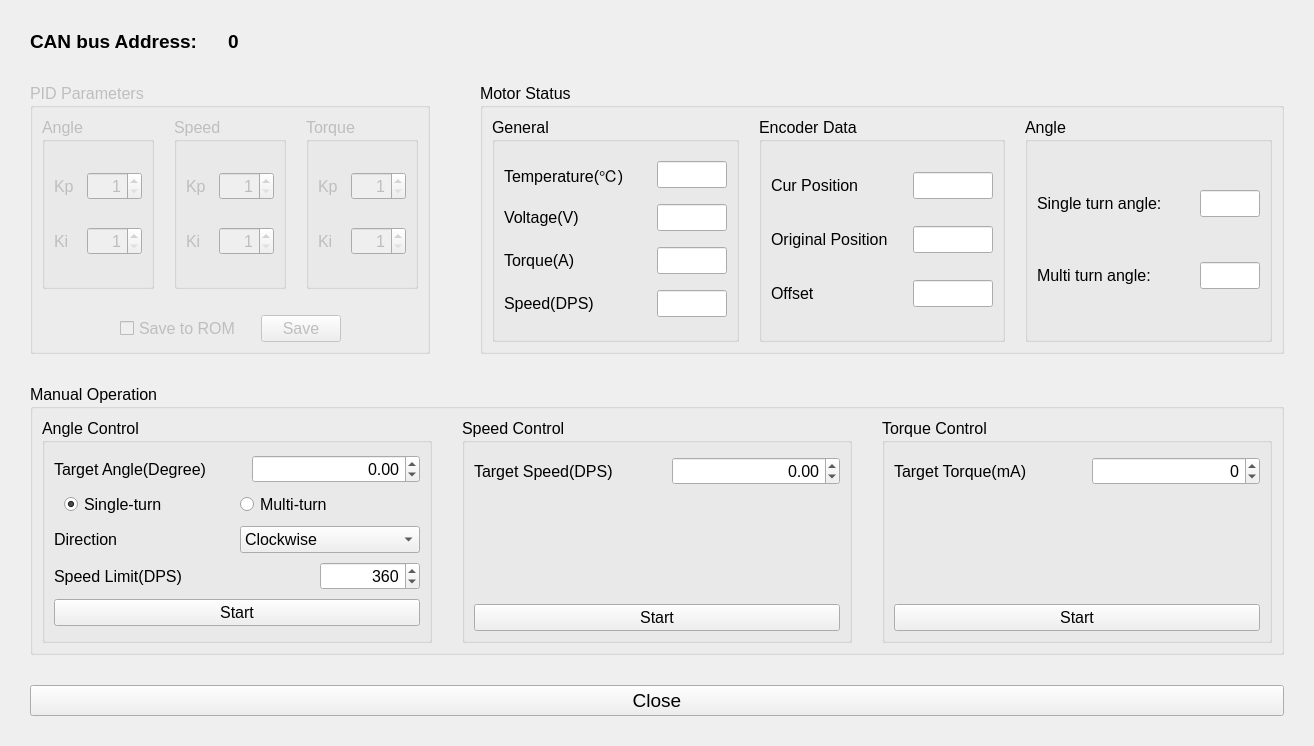
<?xml version="1.0" encoding="UTF-8"?>
<ui version="4.0">
 <class>MotorTestDialog</class>
 <widget class="QDialog" name="MotorTestDialog">
  <property name="geometry">
   <rect>
    <x>0</x>
    <y>0</y>
    <width>1314</width>
    <height>746</height>
   </rect>
  </property>
  <property name="font">
   <font>
    <pointsize>10</pointsize>
   </font>
  </property>
  <property name="windowTitle">
   <string>Motor Test</string>
  </property>
  <layout class="QVBoxLayout" name="verticalLayout_2">
   <property name="spacing">
    <number>30</number>
   </property>
   <property name="leftMargin">
    <number>30</number>
   </property>
   <property name="topMargin">
    <number>30</number>
   </property>
   <property name="rightMargin">
    <number>30</number>
   </property>
   <property name="bottomMargin">
    <number>30</number>
   </property>
   <item>
    <layout class="QHBoxLayout" name="horizontalLayout">
     <property name="spacing">
      <number>30</number>
     </property>
     <item>
      <widget class="QLabel" name="lb_canbus_address">
       <property name="font">
        <font>
         <pointsize>14</pointsize>
         <weight>75</weight>
         <bold>true</bold>
        </font>
       </property>
       <property name="text">
        <string>CAN bus Address:</string>
       </property>
      </widget>
     </item>
     <item>
      <widget class="QLabel" name="address">
       <property name="font">
        <font>
         <pointsize>14</pointsize>
         <weight>75</weight>
         <bold>true</bold>
        </font>
       </property>
       <property name="text">
        <string>0</string>
       </property>
      </widget>
     </item>
     <item>
      <spacer name="horizontalSpacer">
       <property name="orientation">
        <enum>Qt::Horizontal</enum>
       </property>
       <property name="sizeHint" stdset="0">
        <size>
         <width>40</width>
         <height>20</height>
        </size>
       </property>
      </spacer>
     </item>
    </layout>
   </item>
   <item>
    <layout class="QHBoxLayout" name="horizontalLayout_4">
     <property name="spacing">
      <number>50</number>
     </property>
     <item>
      <widget class="QGroupBox" name="PIDBox">
       <property name="enabled">
        <bool>false</bool>
       </property>
       <property name="maximumSize">
        <size>
         <width>400</width>
         <height>16777215</height>
        </size>
       </property>
       <property name="font">
        <font>
         <pointsize>12</pointsize>
        </font>
       </property>
       <property name="title">
        <string>PID Parameters</string>
       </property>
       <layout class="QVBoxLayout" name="verticalLayout">
        <item>
         <layout class="QHBoxLayout" name="horizontalLayout_22">
          <property name="spacing">
           <number>20</number>
          </property>
          <item>
           <widget class="QGroupBox" name="groupBox_2">
            <property name="title">
             <string>Angle</string>
            </property>
            <layout class="QVBoxLayout" name="verticalLayout_4">
             <item>
              <layout class="QHBoxLayout" name="horizontalLayout_5">
               <item>
                <widget class="QLabel" name="label_4">
                 <property name="text">
                  <string>Kp</string>
                 </property>
                </widget>
               </item>
               <item>
                <widget class="QSpinBox" name="angle_kp">
                 <property name="alignment">
                  <set>Qt::AlignRight|Qt::AlignTrailing|Qt::AlignVCenter</set>
                 </property>
                 <property name="minimum">
                  <number>1</number>
                 </property>
                 <property name="maximum">
                  <number>300</number>
                 </property>
                </widget>
               </item>
              </layout>
             </item>
             <item>
              <layout class="QHBoxLayout" name="horizontalLayout_6">
               <item>
                <widget class="QLabel" name="label_5">
                 <property name="text">
                  <string>Ki</string>
                 </property>
                </widget>
               </item>
               <item>
                <widget class="QSpinBox" name="angle_ki">
                 <property name="alignment">
                  <set>Qt::AlignRight|Qt::AlignTrailing|Qt::AlignVCenter</set>
                 </property>
                 <property name="minimum">
                  <number>1</number>
                 </property>
                 <property name="maximum">
                  <number>300</number>
                 </property>
                </widget>
               </item>
              </layout>
             </item>
            </layout>
           </widget>
          </item>
          <item>
           <widget class="QGroupBox" name="groupBox_3">
            <property name="title">
             <string>Speed</string>
            </property>
            <layout class="QVBoxLayout" name="verticalLayout_5">
             <item>
              <layout class="QHBoxLayout" name="horizontalLayout_7">
               <item>
                <widget class="QLabel" name="label_6">
                 <property name="text">
                  <string>Kp</string>
                 </property>
                </widget>
               </item>
               <item>
                <widget class="QSpinBox" name="speed_kp">
                 <property name="alignment">
                  <set>Qt::AlignRight|Qt::AlignTrailing|Qt::AlignVCenter</set>
                 </property>
                 <property name="minimum">
                  <number>1</number>
                 </property>
                 <property name="maximum">
                  <number>300</number>
                 </property>
                </widget>
               </item>
              </layout>
             </item>
             <item>
              <layout class="QHBoxLayout" name="horizontalLayout_8">
               <item>
                <widget class="QLabel" name="label_7">
                 <property name="text">
                  <string>Ki</string>
                 </property>
                </widget>
               </item>
               <item>
                <widget class="QSpinBox" name="speed_ki">
                 <property name="alignment">
                  <set>Qt::AlignRight|Qt::AlignTrailing|Qt::AlignVCenter</set>
                 </property>
                 <property name="minimum">
                  <number>1</number>
                 </property>
                 <property name="maximum">
                  <number>300</number>
                 </property>
                </widget>
               </item>
              </layout>
             </item>
            </layout>
           </widget>
          </item>
          <item>
           <widget class="QGroupBox" name="groupBox_4">
            <property name="title">
             <string>Torque</string>
            </property>
            <layout class="QVBoxLayout" name="verticalLayout_6">
             <item>
              <layout class="QHBoxLayout" name="horizontalLayout_9">
               <item>
                <widget class="QLabel" name="label_8">
                 <property name="text">
                  <string>Kp</string>
                 </property>
                </widget>
               </item>
               <item>
                <widget class="QSpinBox" name="torque_kp">
                 <property name="alignment">
                  <set>Qt::AlignRight|Qt::AlignTrailing|Qt::AlignVCenter</set>
                 </property>
                 <property name="minimum">
                  <number>1</number>
                 </property>
                 <property name="maximum">
                  <number>300</number>
                 </property>
                </widget>
               </item>
              </layout>
             </item>
             <item>
              <layout class="QHBoxLayout" name="horizontalLayout_10">
               <item>
                <widget class="QLabel" name="label_9">
                 <property name="text">
                  <string>Ki</string>
                 </property>
                </widget>
               </item>
               <item>
                <widget class="QSpinBox" name="torque_ki">
                 <property name="alignment">
                  <set>Qt::AlignRight|Qt::AlignTrailing|Qt::AlignVCenter</set>
                 </property>
                 <property name="minimum">
                  <number>1</number>
                 </property>
                 <property name="maximum">
                  <number>300</number>
                 </property>
                </widget>
               </item>
              </layout>
             </item>
            </layout>
           </widget>
          </item>
         </layout>
        </item>
        <item>
         <layout class="QHBoxLayout" name="horizontalLayout_21">
          <property name="spacing">
           <number>20</number>
          </property>
          <property name="topMargin">
           <number>20</number>
          </property>
          <item>
           <spacer name="horizontalSpacer_4">
            <property name="orientation">
             <enum>Qt::Horizontal</enum>
            </property>
            <property name="sizeHint" stdset="0">
             <size>
              <width>40</width>
              <height>20</height>
             </size>
            </property>
           </spacer>
          </item>
          <item>
           <widget class="QCheckBox" name="chkPIDROM">
            <property name="text">
             <string>Save to ROM</string>
            </property>
           </widget>
          </item>
          <item>
           <widget class="QPushButton" name="btnSetPID">
            <property name="text">
             <string>Save</string>
            </property>
           </widget>
          </item>
          <item>
           <spacer name="horizontalSpacer_5">
            <property name="orientation">
             <enum>Qt::Horizontal</enum>
            </property>
            <property name="sizeHint" stdset="0">
             <size>
              <width>40</width>
              <height>20</height>
             </size>
            </property>
           </spacer>
          </item>
         </layout>
        </item>
       </layout>
      </widget>
     </item>
     <item>
      <widget class="QGroupBox" name="motorBox">
       <property name="enabled">
        <bool>true</bool>
       </property>
       <property name="sizePolicy">
        <sizepolicy hsizetype="Preferred" vsizetype="Expanding">
         <horstretch>0</horstretch>
         <verstretch>0</verstretch>
        </sizepolicy>
       </property>
       <property name="font">
        <font>
         <pointsize>12</pointsize>
        </font>
       </property>
       <property name="title">
        <string>Motor Status</string>
       </property>
       <layout class="QHBoxLayout" name="horizontalLayout_3">
        <property name="spacing">
         <number>20</number>
        </property>
        <item>
         <widget class="QGroupBox" name="groupStatus">
          <property name="enabled">
           <bool>true</bool>
          </property>
          <property name="title">
           <string>General</string>
          </property>
          <layout class="QVBoxLayout" name="verticalLayout_10">
           <item>
            <layout class="QHBoxLayout" name="horizontalLayout_16">
             <property name="spacing">
              <number>20</number>
             </property>
             <item>
              <widget class="QLabel" name="motor_temperature">
               <property name="sizePolicy">
                <sizepolicy hsizetype="Preferred" vsizetype="Preferred">
                 <horstretch>0</horstretch>
                 <verstretch>0</verstretch>
                </sizepolicy>
               </property>
               <property name="text">
                <string>Temperature(℃)</string>
               </property>
              </widget>
             </item>
             <item>
              <widget class="QLineEdit" name="temperature">
               <property name="sizePolicy">
                <sizepolicy hsizetype="Minimum" vsizetype="Fixed">
                 <horstretch>0</horstretch>
                 <verstretch>0</verstretch>
                </sizepolicy>
               </property>
               <property name="maximumSize">
                <size>
                 <width>70</width>
                 <height>16777215</height>
                </size>
               </property>
               <property name="alignment">
                <set>Qt::AlignRight|Qt::AlignTrailing|Qt::AlignVCenter</set>
               </property>
               <property name="readOnly">
                <bool>true</bool>
               </property>
              </widget>
             </item>
            </layout>
           </item>
           <item>
            <layout class="QHBoxLayout" name="horizontalLayout_17">
             <property name="spacing">
              <number>20</number>
             </property>
             <item>
              <widget class="QLabel" name="motor_temperature_2">
               <property name="text">
                <string>Voltage(V)</string>
               </property>
              </widget>
             </item>
             <item>
              <widget class="QLineEdit" name="voltage">
               <property name="sizePolicy">
                <sizepolicy hsizetype="Minimum" vsizetype="Fixed">
                 <horstretch>0</horstretch>
                 <verstretch>0</verstretch>
                </sizepolicy>
               </property>
               <property name="maximumSize">
                <size>
                 <width>70</width>
                 <height>16777215</height>
                </size>
               </property>
               <property name="alignment">
                <set>Qt::AlignRight|Qt::AlignTrailing|Qt::AlignVCenter</set>
               </property>
               <property name="readOnly">
                <bool>true</bool>
               </property>
              </widget>
             </item>
            </layout>
           </item>
           <item>
            <layout class="QHBoxLayout" name="horizontalLayout_18">
             <item>
              <widget class="QLabel" name="motor_temperature_3">
               <property name="text">
                <string>Torque(A)</string>
               </property>
              </widget>
             </item>
             <item>
              <widget class="QLineEdit" name="torque">
               <property name="sizePolicy">
                <sizepolicy hsizetype="Minimum" vsizetype="Fixed">
                 <horstretch>0</horstretch>
                 <verstretch>0</verstretch>
                </sizepolicy>
               </property>
               <property name="maximumSize">
                <size>
                 <width>70</width>
                 <height>16777215</height>
                </size>
               </property>
               <property name="alignment">
                <set>Qt::AlignRight|Qt::AlignTrailing|Qt::AlignVCenter</set>
               </property>
               <property name="readOnly">
                <bool>true</bool>
               </property>
              </widget>
             </item>
            </layout>
           </item>
           <item>
            <layout class="QHBoxLayout" name="horizontalLayout_19">
             <item>
              <widget class="QLabel" name="motor_temperature_4">
               <property name="text">
                <string>Speed(DPS)</string>
               </property>
              </widget>
             </item>
             <item>
              <widget class="QLineEdit" name="speed">
               <property name="sizePolicy">
                <sizepolicy hsizetype="Minimum" vsizetype="Fixed">
                 <horstretch>0</horstretch>
                 <verstretch>0</verstretch>
                </sizepolicy>
               </property>
               <property name="maximumSize">
                <size>
                 <width>70</width>
                 <height>16777215</height>
                </size>
               </property>
               <property name="alignment">
                <set>Qt::AlignRight|Qt::AlignTrailing|Qt::AlignVCenter</set>
               </property>
               <property name="readOnly">
                <bool>true</bool>
               </property>
              </widget>
             </item>
            </layout>
           </item>
          </layout>
         </widget>
        </item>
        <item>
         <widget class="QGroupBox" name="groupEncoder">
          <property name="title">
           <string>Encoder Data</string>
          </property>
          <layout class="QVBoxLayout" name="verticalLayout_9">
           <item>
            <layout class="QHBoxLayout" name="horizontalLayout_13">
             <item>
              <widget class="QLabel" name="label_12">
               <property name="text">
                <string>Cur Position</string>
               </property>
              </widget>
             </item>
             <item>
              <widget class="QLineEdit" name="encoder_cur_pos">
               <property name="sizePolicy">
                <sizepolicy hsizetype="Minimum" vsizetype="Fixed">
                 <horstretch>0</horstretch>
                 <verstretch>0</verstretch>
                </sizepolicy>
               </property>
               <property name="maximumSize">
                <size>
                 <width>80</width>
                 <height>16777215</height>
                </size>
               </property>
               <property name="alignment">
                <set>Qt::AlignRight|Qt::AlignTrailing|Qt::AlignVCenter</set>
               </property>
               <property name="readOnly">
                <bool>true</bool>
               </property>
              </widget>
             </item>
            </layout>
           </item>
           <item>
            <layout class="QHBoxLayout" name="horizontalLayout_14">
             <item>
              <widget class="QLabel" name="label_13">
               <property name="text">
                <string>Original Position</string>
               </property>
              </widget>
             </item>
             <item>
              <widget class="QLineEdit" name="encoder_orig_pos">
               <property name="sizePolicy">
                <sizepolicy hsizetype="Minimum" vsizetype="Fixed">
                 <horstretch>0</horstretch>
                 <verstretch>0</verstretch>
                </sizepolicy>
               </property>
               <property name="maximumSize">
                <size>
                 <width>80</width>
                 <height>16777215</height>
                </size>
               </property>
               <property name="alignment">
                <set>Qt::AlignRight|Qt::AlignTrailing|Qt::AlignVCenter</set>
               </property>
               <property name="readOnly">
                <bool>true</bool>
               </property>
              </widget>
             </item>
            </layout>
           </item>
           <item>
            <layout class="QHBoxLayout" name="horizontalLayout_15">
             <item>
              <widget class="QLabel" name="label_14">
               <property name="text">
                <string>Offset</string>
               </property>
              </widget>
             </item>
             <item>
              <widget class="QLineEdit" name="encoder_offset">
               <property name="sizePolicy">
                <sizepolicy hsizetype="Minimum" vsizetype="Fixed">
                 <horstretch>0</horstretch>
                 <verstretch>0</verstretch>
                </sizepolicy>
               </property>
               <property name="maximumSize">
                <size>
                 <width>80</width>
                 <height>16777215</height>
                </size>
               </property>
               <property name="alignment">
                <set>Qt::AlignRight|Qt::AlignTrailing|Qt::AlignVCenter</set>
               </property>
               <property name="readOnly">
                <bool>true</bool>
               </property>
              </widget>
             </item>
            </layout>
           </item>
          </layout>
         </widget>
        </item>
        <item>
         <widget class="QGroupBox" name="groupAngle">
          <property name="title">
           <string>Angle</string>
          </property>
          <layout class="QVBoxLayout" name="verticalLayout_8">
           <item>
            <layout class="QHBoxLayout" name="horizontalLayout_11">
             <item>
              <widget class="QLabel" name="label_10">
               <property name="text">
                <string>Single turn angle:</string>
               </property>
              </widget>
             </item>
             <item>
              <widget class="QLineEdit" name="single_turn_angle">
               <property name="sizePolicy">
                <sizepolicy hsizetype="Minimum" vsizetype="Fixed">
                 <horstretch>0</horstretch>
                 <verstretch>0</verstretch>
                </sizepolicy>
               </property>
               <property name="maximumSize">
                <size>
                 <width>60</width>
                 <height>16777215</height>
                </size>
               </property>
               <property name="alignment">
                <set>Qt::AlignRight|Qt::AlignTrailing|Qt::AlignVCenter</set>
               </property>
               <property name="readOnly">
                <bool>true</bool>
               </property>
              </widget>
             </item>
            </layout>
           </item>
           <item>
            <layout class="QHBoxLayout" name="horizontalLayout_12">
             <item>
              <widget class="QLabel" name="label_11">
               <property name="text">
                <string>Multi turn angle:</string>
               </property>
              </widget>
             </item>
             <item>
              <widget class="QLineEdit" name="multi_turn_angle">
               <property name="sizePolicy">
                <sizepolicy hsizetype="Minimum" vsizetype="Fixed">
                 <horstretch>0</horstretch>
                 <verstretch>0</verstretch>
                </sizepolicy>
               </property>
               <property name="maximumSize">
                <size>
                 <width>60</width>
                 <height>16777215</height>
                </size>
               </property>
               <property name="alignment">
                <set>Qt::AlignRight|Qt::AlignTrailing|Qt::AlignVCenter</set>
               </property>
               <property name="readOnly">
                <bool>true</bool>
               </property>
              </widget>
             </item>
            </layout>
           </item>
          </layout>
         </widget>
        </item>
       </layout>
      </widget>
     </item>
    </layout>
   </item>
   <item>
    <widget class="QGroupBox" name="OpBox">
     <property name="enabled">
      <bool>true</bool>
     </property>
     <property name="font">
      <font>
       <pointsize>12</pointsize>
      </font>
     </property>
     <property name="title">
      <string>Manual Operation</string>
     </property>
     <layout class="QHBoxLayout" name="horizontalLayout_2">
      <property name="spacing">
       <number>30</number>
      </property>
      <item>
       <widget class="QGroupBox" name="groupTestAngle">
        <property name="enabled">
         <bool>true</bool>
        </property>
        <property name="title">
         <string>Angle Control</string>
        </property>
        <layout class="QVBoxLayout" name="verticalLayout_11">
         <item>
          <layout class="QHBoxLayout" name="horizontalLayout_23">
           <property name="spacing">
            <number>30</number>
           </property>
           <item>
            <widget class="QLabel" name="label_15">
             <property name="text">
              <string>Target Angle(Degree)</string>
             </property>
            </widget>
           </item>
           <item>
            <widget class="QDoubleSpinBox" name="target_angle">
             <property name="enabled">
              <bool>true</bool>
             </property>
             <property name="alignment">
              <set>Qt::AlignRight|Qt::AlignTrailing|Qt::AlignVCenter</set>
             </property>
             <property name="minimum">
              <double>-60000.000000000000000</double>
             </property>
             <property name="maximum">
              <double>60000.000000000000000</double>
             </property>
            </widget>
           </item>
          </layout>
         </item>
         <item>
          <layout class="QHBoxLayout" name="horizontalLayout_27">
           <property name="leftMargin">
            <number>10</number>
           </property>
           <property name="rightMargin">
            <number>10</number>
           </property>
           <item>
            <widget class="QRadioButton" name="radio_single">
             <property name="text">
              <string>Single-turn</string>
             </property>
             <property name="checked">
              <bool>true</bool>
             </property>
            </widget>
           </item>
           <item>
            <widget class="QRadioButton" name="radio_multi">
             <property name="text">
              <string>Multi-turn</string>
             </property>
            </widget>
           </item>
          </layout>
         </item>
         <item>
          <layout class="QHBoxLayout" name="horizontalLayout_29">
           <item>
            <widget class="QLabel" name="label_19">
             <property name="text">
              <string>Direction</string>
             </property>
            </widget>
           </item>
           <item>
            <widget class="QComboBox" name="comboAngleDirection">
             <item>
              <property name="text">
               <string>Clockwise</string>
              </property>
             </item>
             <item>
              <property name="text">
               <string>Counter Clockwise</string>
              </property>
             </item>
            </widget>
           </item>
          </layout>
         </item>
         <item>
          <layout class="QHBoxLayout" name="horizontalLayout_28">
           <item>
            <widget class="QLabel" name="label_18">
             <property name="text">
              <string>Speed Limit(DPS)</string>
             </property>
            </widget>
           </item>
           <item>
            <widget class="QSpinBox" name="target_angle_speed_limit">
             <property name="maximumSize">
              <size>
               <width>100</width>
               <height>16777215</height>
              </size>
             </property>
             <property name="alignment">
              <set>Qt::AlignRight|Qt::AlignTrailing|Qt::AlignVCenter</set>
             </property>
             <property name="minimum">
              <number>-6000</number>
             </property>
             <property name="maximum">
              <number>6000</number>
             </property>
             <property name="value">
              <number>360</number>
             </property>
            </widget>
           </item>
          </layout>
         </item>
         <item>
          <widget class="QPushButton" name="btnTestAngle">
           <property name="enabled">
            <bool>true</bool>
           </property>
           <property name="text">
            <string>Start</string>
           </property>
          </widget>
         </item>
        </layout>
       </widget>
      </item>
      <item>
       <widget class="QGroupBox" name="groupTestSpeed">
        <property name="title">
         <string>Speed Control</string>
        </property>
        <layout class="QVBoxLayout" name="verticalLayout_12">
         <property name="topMargin">
          <number>14</number>
         </property>
         <item>
          <layout class="QHBoxLayout" name="horizontalLayout_24">
           <property name="spacing">
            <number>30</number>
           </property>
           <item>
            <widget class="QLabel" name="label_16">
             <property name="text">
              <string>Target Speed(DPS)</string>
             </property>
            </widget>
           </item>
           <item>
            <widget class="QDoubleSpinBox" name="target_speed">
             <property name="alignment">
              <set>Qt::AlignRight|Qt::AlignTrailing|Qt::AlignVCenter</set>
             </property>
             <property name="minimum">
              <double>-3600.000000000000000</double>
             </property>
             <property name="maximum">
              <double>3600.000000000000000</double>
             </property>
            </widget>
           </item>
          </layout>
         </item>
         <item>
          <spacer name="verticalSpacer">
           <property name="orientation">
            <enum>Qt::Vertical</enum>
           </property>
           <property name="sizeHint" stdset="0">
            <size>
             <width>20</width>
             <height>40</height>
            </size>
           </property>
          </spacer>
         </item>
         <item>
          <widget class="QPushButton" name="btnTestSpeed">
           <property name="text">
            <string>Start</string>
           </property>
          </widget>
         </item>
        </layout>
       </widget>
      </item>
      <item>
       <widget class="QGroupBox" name="groupTestTorque">
        <property name="title">
         <string>Torque Control</string>
        </property>
        <layout class="QVBoxLayout" name="verticalLayout_13">
         <property name="topMargin">
          <number>14</number>
         </property>
         <item>
          <layout class="QHBoxLayout" name="horizontalLayout_25">
           <property name="spacing">
            <number>30</number>
           </property>
           <item>
            <widget class="QLabel" name="label_17">
             <property name="text">
              <string>Target Torque(mA)</string>
             </property>
            </widget>
           </item>
           <item>
            <widget class="QDoubleSpinBox" name="target_torque">
             <property name="alignment">
              <set>Qt::AlignRight|Qt::AlignTrailing|Qt::AlignVCenter</set>
             </property>
             <property name="decimals">
              <number>0</number>
             </property>
             <property name="minimum">
              <double>-32000.000000000000000</double>
             </property>
             <property name="maximum">
              <double>32000.000000000000000</double>
             </property>
             <property name="singleStep">
              <double>100.000000000000000</double>
             </property>
            </widget>
           </item>
          </layout>
         </item>
         <item>
          <spacer name="verticalSpacer_2">
           <property name="orientation">
            <enum>Qt::Vertical</enum>
           </property>
           <property name="sizeHint" stdset="0">
            <size>
             <width>20</width>
             <height>40</height>
            </size>
           </property>
          </spacer>
         </item>
         <item>
          <widget class="QPushButton" name="btnTestTorque">
           <property name="text">
            <string>Start</string>
           </property>
          </widget>
         </item>
        </layout>
       </widget>
      </item>
     </layout>
    </widget>
   </item>
   <item>
    <widget class="QPushButton" name="btnClose">
     <property name="minimumSize">
      <size>
       <width>0</width>
       <height>30</height>
      </size>
     </property>
     <property name="font">
      <font>
       <pointsize>14</pointsize>
      </font>
     </property>
     <property name="text">
      <string>Close</string>
     </property>
    </widget>
   </item>
  </layout>
 </widget>
 <resources>
  <include location="whirl.qrc"/>
 </resources>
 <connections>
  <connection>
   <sender>radio_single</sender>
   <signal>toggled(bool)</signal>
   <receiver>comboAngleDirection</receiver>
   <slot>setEnabled(bool)</slot>
   <hints>
    <hint type="sourcelabel">
     <x>111</x>
     <y>396</y>
    </hint>
    <hint type="destinationlabel">
     <x>214</x>
     <y>430</y>
    </hint>
   </hints>
  </connection>
 </connections>
</ui>
